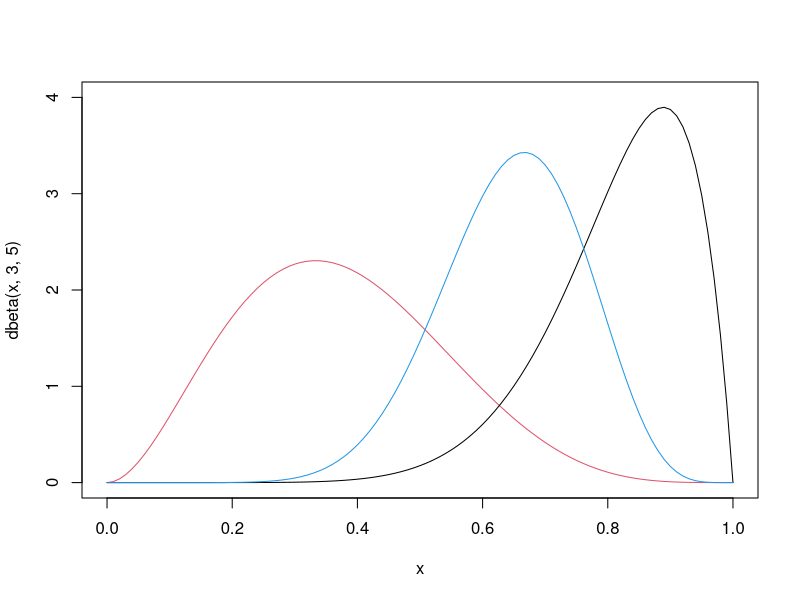
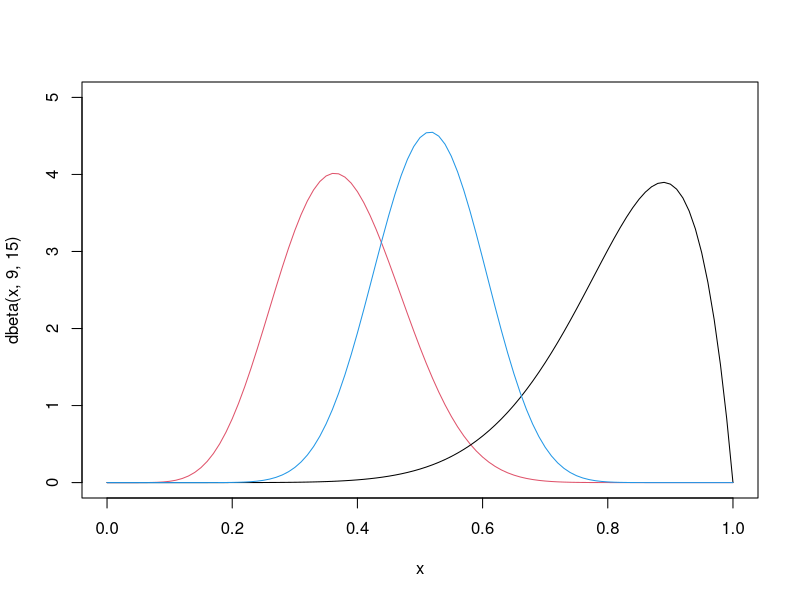
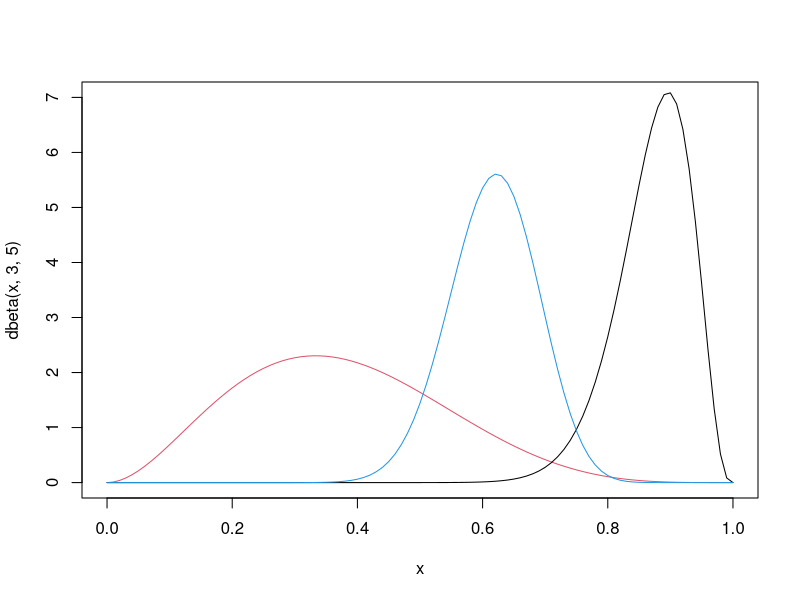
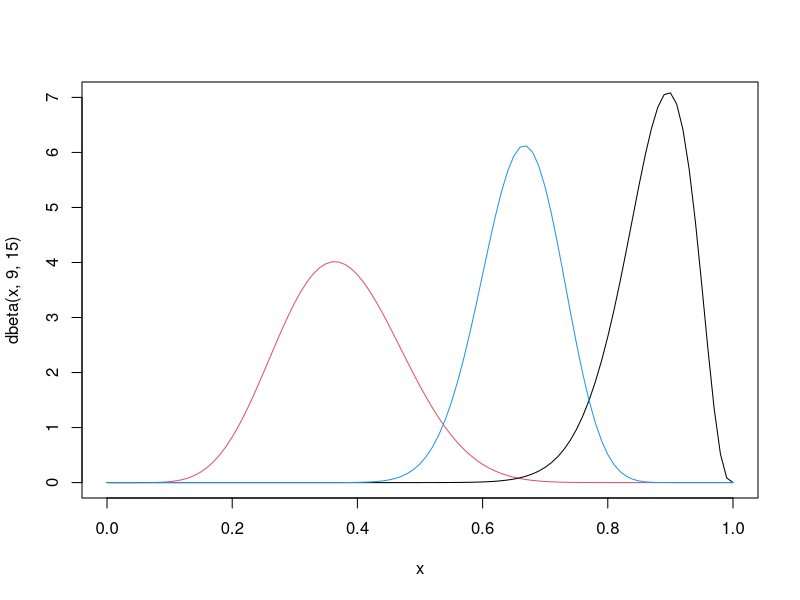
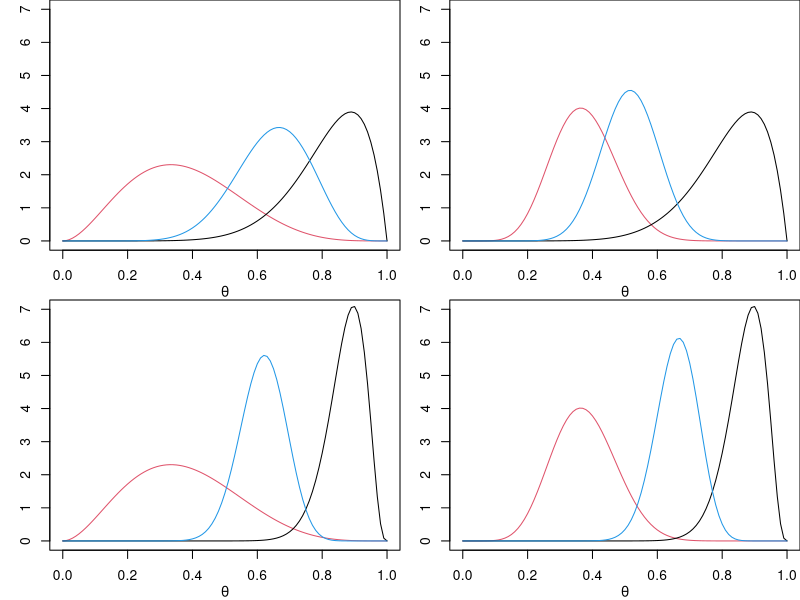

Recreate these plots in R, in order.
##
## Exercício 2.1
##
## a)
## [Y|\theta] \sim Geo(1-\theta)
## f(y|\theta) = \theta^{y-1} (1-\theta)
## Verossimilhança \propto Be(y, 2)

## Priori Be(p,q)
## f(\theta) = \frac{\theta^{p-1} (1-\theta)^{q-1}}{{\rm Be}(p,q)}

## f(\theta|y) = \theta^{y+p-2} (1-\theta)^{q}
## Posteriori Be(y+p-1, q+1)

## Cenario I:
## p=3, q=5 e y=9
## Priori Be(3,5)
## Verossimilhança \propto Be(9, 2)
## Posteriori Be(11, 6)
curve(dbeta(x, 3, 5), from=0, to=1, col=2, ylim=c(0,4))
curve(dbeta(x, 9, 2), from=0, to=1, add=TRUE)
curve(dbeta(x, 11, 6), from=0, to=1, col=4, add=TRUE)

## Cenario II:
## p=9, q=15 e y=9
## Priori Be(9,15)
## Verossimilhança \propto Be(9, 2)
## Posteriori Be(17, 16)
curve(dbeta(x, 9, 15), from=0, to=1, col=2, ylim=c(0,5))
curve(dbeta(x, 9, 2), from=0, to=1, add=TRUE)
curve(dbeta(x, 17, 16), from=0, to=1, col=4, add=TRUE)

## Vamos ver agora com uma amostra mais "rica"
## Para isto suponha agora uma verrossimilhança Binomal Negativa com k=3
##
## [Y|\theta] \sim Bin(k=3, 1-\theta)
## f(y|\theta) = \binom{y-1}{2} \theta^{y-1} (1-\theta)^3
## Verossimilhança \propto Be(y, 4)

## Priori Be(p,q)
## f(\theta) = \frac{\theta^{p-1} (1-\theta)^{q-1}}{{\rm Be}(p,q)}

## f(\theta|y) = \theta^{y+p-2} (1-\theta)^{q+2}
## Posteriori Be(y+p-1, q+3)

## Cenario III:
## p=3, q=5 e y=27
## Priori Be(3,5)
## Verossimilhança \propto Be(27, 4)
## Posteriori Be(29, 18)
curve(dbeta(x, 3, 5), from=0, to=1, col=2, ylim=c(0,7))
curve(dbeta(x, 27, 4), from=0, to=1, add=TRUE)
curve(dbeta(x, 29, 18), from=0, to=1, col=4, add=TRUE)

## Cenario IV:
## p=9, q=15 e y=9
## Priori Be(9,15)
## Verossimilhança \propto Be(27, 4)
## Posteriori Be(35, 18)
curve(dbeta(x, 9, 15), from=0, to=1, col=2, ylim=c(0,7))
curve(dbeta(x, 27, 4), from=0, to=1, add=TRUE)
curve(dbeta(x, 35, 18), from=0, to=1, col=4, add=TRUE)

##
## Repetindo todos gráficos juntos na mesma escala para comparação
##
par(mfrow=c(2,2), mar=c(3,3,0,0), mgp=c(2,1,0))
curve(dbeta(x, 3, 5), from=0, to=1, col=2, ylim=c(0,7), xlab=expression(theta), ylab="")
curve(dbeta(x, 9, 2), from=0, to=1, add=TRUE)
curve(dbeta(x, 11, 6), from=0, to=1, col=4, add=TRUE)

curve(dbeta(x, 9, 15), from=0, to=1, col=2, ylim=c(0,7), xlab=expression(theta), ylab="")
curve(dbeta(x, 9, 2), from=0, to=1, add=TRUE)
curve(dbeta(x, 17, 16), from=0, to=1, col=4, add=TRUE)

curve(dbeta(x, 3, 5), from=0, to=1, col=2, ylim=c(0,7), xlab=expression(theta), ylab="")
curve(dbeta(x, 27, 4), from=0, to=1, add=TRUE)
curve(dbeta(x, 29, 18), from=0, to=1, col=4, add=TRUE)

curve(dbeta(x, 9, 15), from=0, to=1, col=2, ylim=c(0,7), xlab=expression(theta), ylab="")
curve(dbeta(x, 27, 4), from=0, to=1, add=TRUE)
curve(dbeta(x, 35, 18), from=0, to=1, col=4, add=TRUE)
